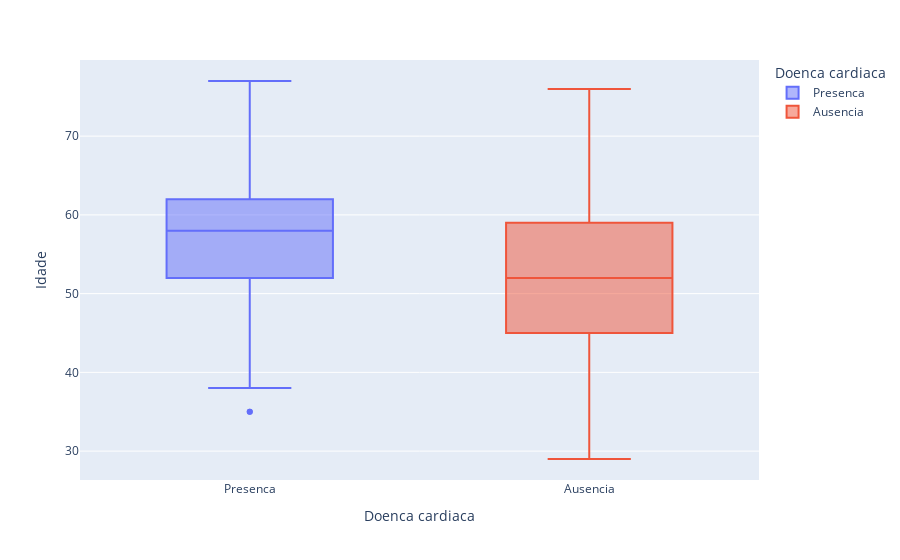

Source (notebook cell):
### Code cell
import plotly.express as px

px.box(df, x='Doenca cardiaca', y='Idade', color='Doenca cardiaca')

### Figure 1 — Plotly figure (JSON) as saved in the notebook; plotly's stock layout.template omitted (floating-point values rounded to 4 significant figures; data arrays with more than 128 entries replaced by an {"elided": "..."} marker saying what was removed)
{"data": [{"alignmentgroup": "True", "hovertemplate": "Doenca cardiaca=%{x}<br>Idade=%{y}<extra></extra>", "legendgroup": "Presenca", "marker": {"color": "#636efa"}, "name": "Presenca", "notched": false, "offsetgroup": "Presenca", "orientation": "v", "showlegend": true, "type": "box", "x": ["Presenca", "Presenca", "Presenca", "Presenca", "Presenca", "Presenca", "Presenca", "Presenca", "Presenca", "Presenca", "Presenca", "Presenca", "Presenca", "Presenca", "Presenca", "Presenca", "Presenca", "Presenca", "Presenca", "Presenca", "Presenca", "Presenca", "Presenca", "Presenca", "Presenca", "Presenca", "Presenca", "Presenca", "Presenca", "Presenca", "Presenca", "Presenca", "Presenca", "Presenca", "Presenca", "Presenca", "Presenca", "Presenca", "Presenca", "Presenca", "Presenca", "Presenca", "Presenca", "Presenca", "Presenca", "Presenca", "Presenca", "Presenca", "Presenca", "Presenca", "Presenca", "Presenca", "Presenca", "Presenca", "Presenca", "Presenca", "Presenca", "Presenca", "Presenca", "Presenca", "Presenca", "Presenca", "Presenca", "Presenca", "Presenca", "Presenca", "Presenca", "Presenca", "Presenca", "Presenca", "Presenca", "Presenca", "Presenca", "Presenca", "Presenca", "Presenca", "Presenca", "Presenca", "Presenca", "Presenca", "Presenca", "Presenca", "Presenca", "Presenca", "Presenca", "Presenca", "Presenca", "Presenca", "Presenca", "Presenca", "Presenca", "Presenca", "Presenca", "Presenca", "Presenca", "Presenca", "Presenca", "Presenca", "Presenca", "Presenca", "Presenca", "Presenca", "Presenca", "Presenca", "Presenca", "Presenca", "Presenca", "Presenca", "Presenca", "Presenca", "Presenca", "Presenca", "Presenca", "Presenca", "Presenca", "Presenca", "Presenca", "Presenca", "Presenca", "Presenca"], "x0": " ", "xaxis": "x", "y": [70, 57, 56, 59, 60, 63, 61, 46, 53, 67, 58, 57, 59, 50, 48, 61, 59, 40, 59, 49, 44, 66, 65, 42, 61, 59, 62, 51, 57, 58, 47, 61, 45, 58, 35, 58, 50, 61, 54, 54, 52, 47, 58, 67, 57, 63, 48, 60, 59, 55, 60, 46, 56, 56, 49, 54, 57, 62, 60, 63, 66, 64, 56, 64, 50, 54, 53, 52, 40, 58, 55, 66, 38, 62, 58, 65, 69, 67, 62, 51, 46, 67, 56, 41, 56, 70, 70, 35, 77, 58, 60, 51, 55, 64, 59, 58, 54, 65, 63, 62, 43, 61, 39, 52, 62, 43, 68, 62, 60, 65, 60, 60, 54, 44, 55, 64, 60, 58, 48, 67], "y0": " ", "yaxis": "y"}, {"alignmentgroup": "True", "hovertemplate": "Doenca cardiaca=%{x}<br>Idade=%{y}<extra></extra>", "legendgroup": "Ausencia", "marker": {"color": "#EF553B"}, "name": "Ausencia", "notched": false, "offsetgroup": "Ausencia", "orientation": "v", "showlegend": true, "type": "box", "x": {"elided": "150 str values"}, "x0": " ", "xaxis": "x", "y": {"elided": "150 int values"}, "y0": " ", "yaxis": "y"}], "layout": {"boxmode": "overlay", "legend": {"title": {"text": "Doenca cardiaca"}, "tracegroupgap": 0}, "margin": {"t": 60}, "xaxis": {"anchor": "y", "categoryarray": ["Presenca", "Ausencia"], "categoryorder": "array", "domain": [0, 1], "title": {"text": "Doenca cardiaca"}}, "yaxis": {"anchor": "x", "domain": [0, 1], "title": {"text": "Idade"}}}}
